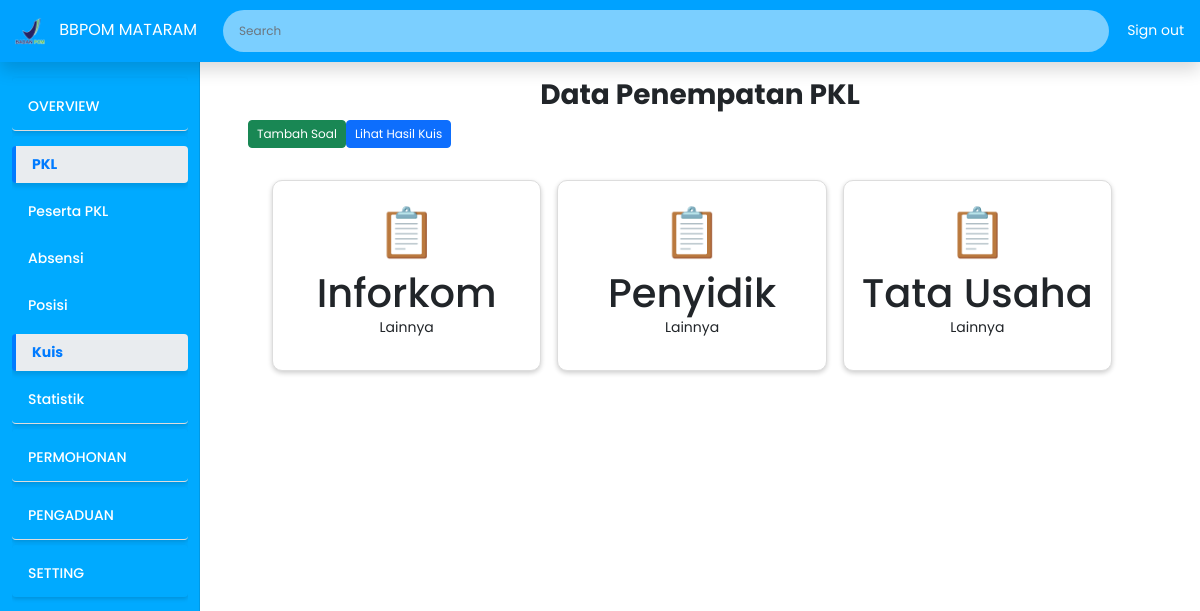
Page /admin_pkl_kuis.php (signed in) on the earlier database version.
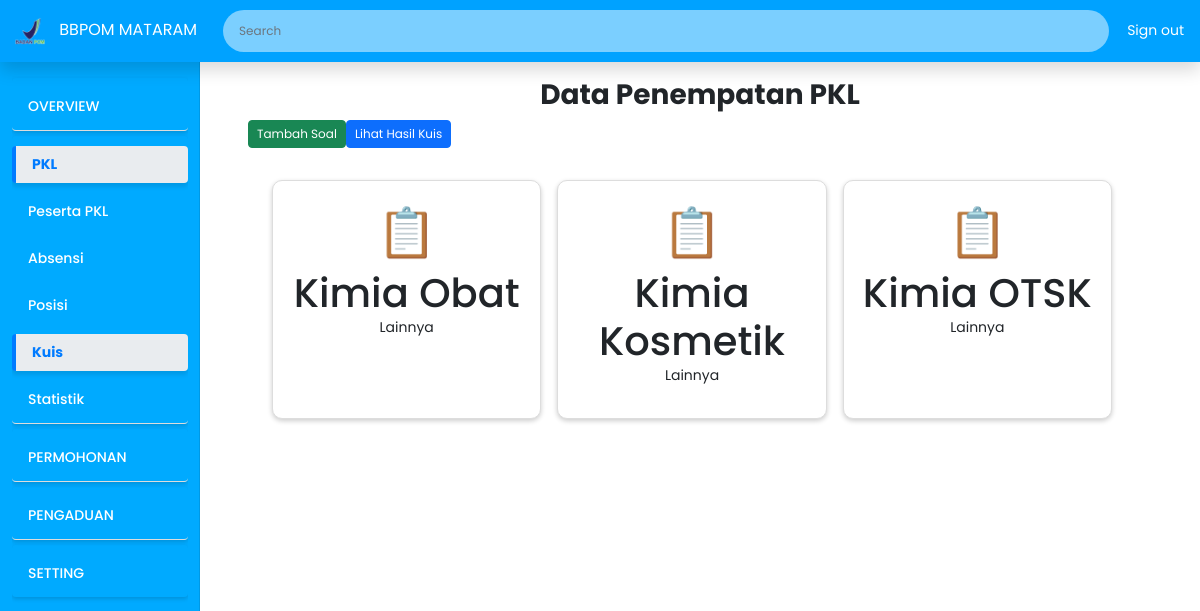
Same page on the later database version.
### tables this page shows
CREATE TABLE `penempatan_pkl` (
  `id` int(15) NOT NULL,
  `posisi` varchar(50) NOT NULL,
  `deskripsi` varchar(70) NOT NULL,
  `jurusan` text NOT NULL,
  `kuota` int(5) NOT NULL,
  `gambar` text NOT NULL
);

### admin_pkl_kuis.php (the view, shortened to what the changed rows need)
<?php
include('koneksi.php');
$search = isset($_GET['search']) ? mysqli_real_escape_string($conn, $_GET['search']) : '';
$sql = "SELECT * FROM penempatan_pkl WHERE
        posisi LIKE '%$search%' OR
        deskripsi LIKE '%$search%' OR
        jurusan LIKE '%$search%' OR
        kuota LIKE '%$search%'";
$result = mysqli_query($conn, $sql);
?>
<!DOCTYPE html>
<html lang="en">
<head>
    <link rel="stylesheet" href="https://cdn.jsdelivr.net/npm/sweetalert2@11/dist/sweetalert2.min.css">
    <link href="https://cdn.jsdelivr.net/npm/bootstrap@5.0.2/dist/css/bootstrap.min.css" rel="stylesheet"
>
    <link rel="stylesheet" href="Asset/CSS/custom2.css">
</head>
<body>
    <div class="container-fluid">
        <div class="row">
        <?php include('sidebar_admin.php'); ?>
            <div class="col-md-9 ms-sm-auto col-lg-10 px-md-4 main-content">
                <div class="container mt-2">
                    <div class="container">
                        <div class="card-wrapper">
                            <?php
                            while ($row2 = mysqli_fetch_assoc($result)) { ?>
                                <div class="card" style="cursor: pointer;" onclick="goToPage('<?php echo $row2['posisi']; ?>')">
                                    <div class="card-icon">📋</div>
                                    <h2><?php echo "{$row2['posisi']}"; ?></h2>
                                    <p>Lainnya</p>
                                </div>
                            <?php
                            }
                            ?>
                        </div>
                    </div>
                </div>
            </div>
        </div>
    </div>
</body>
</html>

### sidebar_admin.php (shortened to what the changed rows need)
<div id="sidebar" class="sidebar col-md-3 col-lg-2 d-none d-md-block">
    <div class="position-sticky pt-2 sidebar-sticky">
        <ul class="nav flex-column">
            <?php
            $current_page = basename($_SERVER['PHP_SELF']);
            $nav_items = [
                [
                    'title' => 'OVERVIEW',
                    'link' => 'admin.php',
                    'active' => ($current_page == 'admin.php'),
                    'submenu' => []
                ],
                [
                    'title' => 'PKL',
                    'link' => '#',
                    'active' => ($current_page == 'admin_pkl.php'||$current_page == 'admin_pkl_absensi.php'
                    ||$current_page == 'admin_pkl_kuis.php'||$current_page == 'admin_pkl_posisi.php'||$current_page == 'admin_pkl_statistik.php'),
                    'submenu' => [
                        ['title' => 'Peserta PKL', 'link' => 'admin_pkl.php'],
                        ['title' => 'Absensi', 'link' => 'admin_pkl_absensi.php'],
                        ['title' => 'Posisi', 'link' => 'admin_pkl_posisi.php'],
                        ['title' => 'Kuis', 'link' => 'admin_pkl_kuis.php'],
                        ['title' => 'Statistik', 'link' => 'admin_pkl_statistik.php'],
                    ]
                ],
                [
                    'title' => 'PERMOHONAN',
                    'link' => 'admin_tamu.php',
                    'active' => ($current_page == 'admin_tamu.php'||$current_page == 'admin_tamu_statistik.php'),
                    'submenu' => [
                        ['title' => 'Permohonan', 'link' => 'admin_tamu.php'],
                        ['title' => 'Statistik', 'link' => 'admin_tamu_statistik.php'],
                    ]
                ],
                [
                    'title' => 'PENGADUAN',
                    'link' => '#',
                    'active' => ($current_page == 'admin_pengaduan.php' || $current_page == 'admin_pengaduan_statistik.php'),
                    'submenu' => [
                        ['title' => 'Laporan Pengaduan', 'link' => 'admin_pengaduan.php'],
                        ['title' => 'Statistik', 'link' => 'admin_pengaduan_statistik.php'],
                    ]
                ],
                [
                    'title' => 'SETTING',
                    'link' => 'admin_web.php',
                    'active' => ($current_page == 'admin_web.php'),
                    'submenu' => []
                ]
            ];
            ?>
            <?php foreach ($nav_items as $index => $item): ?>
                <li class="nav-item">
                    <a
                        class="nav-link <?php echo $item['active'] ? 'active' : ''; ?>"
                        href="<?php echo !empty($item['submenu']) ? '#' : $item['link']; ?>"
                        <?php if (!empty($item['submenu'])): ?>
                            data-bs-toggle="collapse"
                            data-bs-target="#submenu-<?php echo $index; ?>"
                            aria-expanded="<?php echo $item['active'] ? 'true' : 'false'; ?>"
                            aria-controls="submenu-<?php echo $index; ?>"
                        <?php endif; ?>
                    >
                        <?php echo $item['title']; ?>
                    </a>
                    <?php if (!empty($item['submenu'])): ?>
                        <ul
                            id="submenu-<?php echo $index; ?>"
                            class="collapse list-unstyled <?php echo $item['active'] ? 'show' : ''; ?>"
                        >
                            <?php foreach ($item['submenu'] as $submenu): ?>
                                <li>
                                    <a
                                        class="nav-link sub-item <?php echo $current_page == basename($submenu['link']) ? 'active' : ''; ?>"
                                        href="<?php echo $submenu['link']; ?>"
                                    >
                                        <?php echo $submenu['title']; ?>
                                    </a>
                                </li>
                            <?php endforeach; ?>
                        </ul>
                    <?php endif; ?>
                </li>
            <?php endforeach; ?>
        </ul>
    </div>
</div>

Differences in the rows shown:
removed penempatan_pkl: posisi "Inforkom"
removed penempatan_pkl: posisi "Penyidik"
removed penempatan_pkl: posisi "Tata Usaha"
added penempatan_pkl: posisi "Kimia Obat"
added penempatan_pkl: posisi "Kimia Kosmetik"
added penempatan_pkl: posisi "Kimia OTSK"
